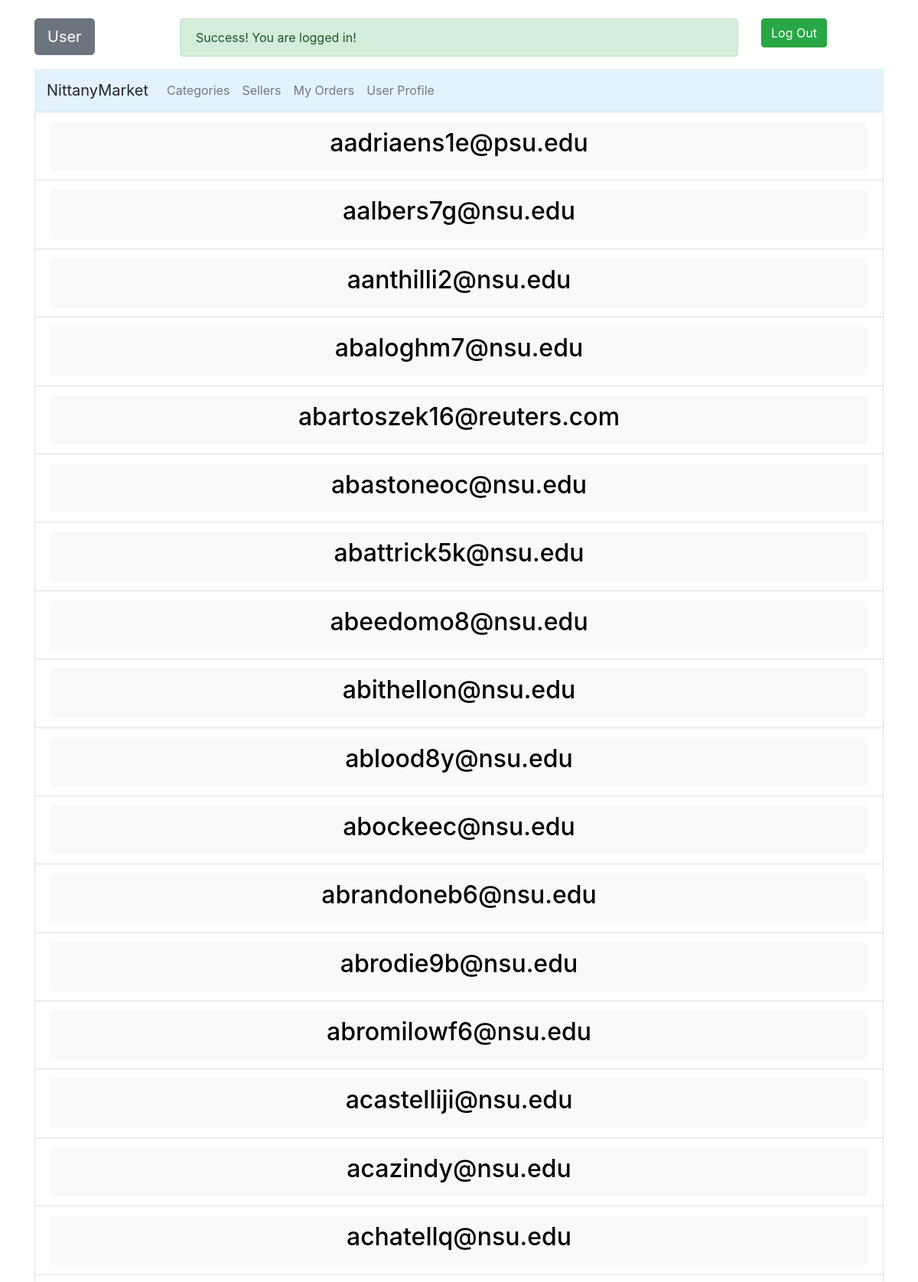
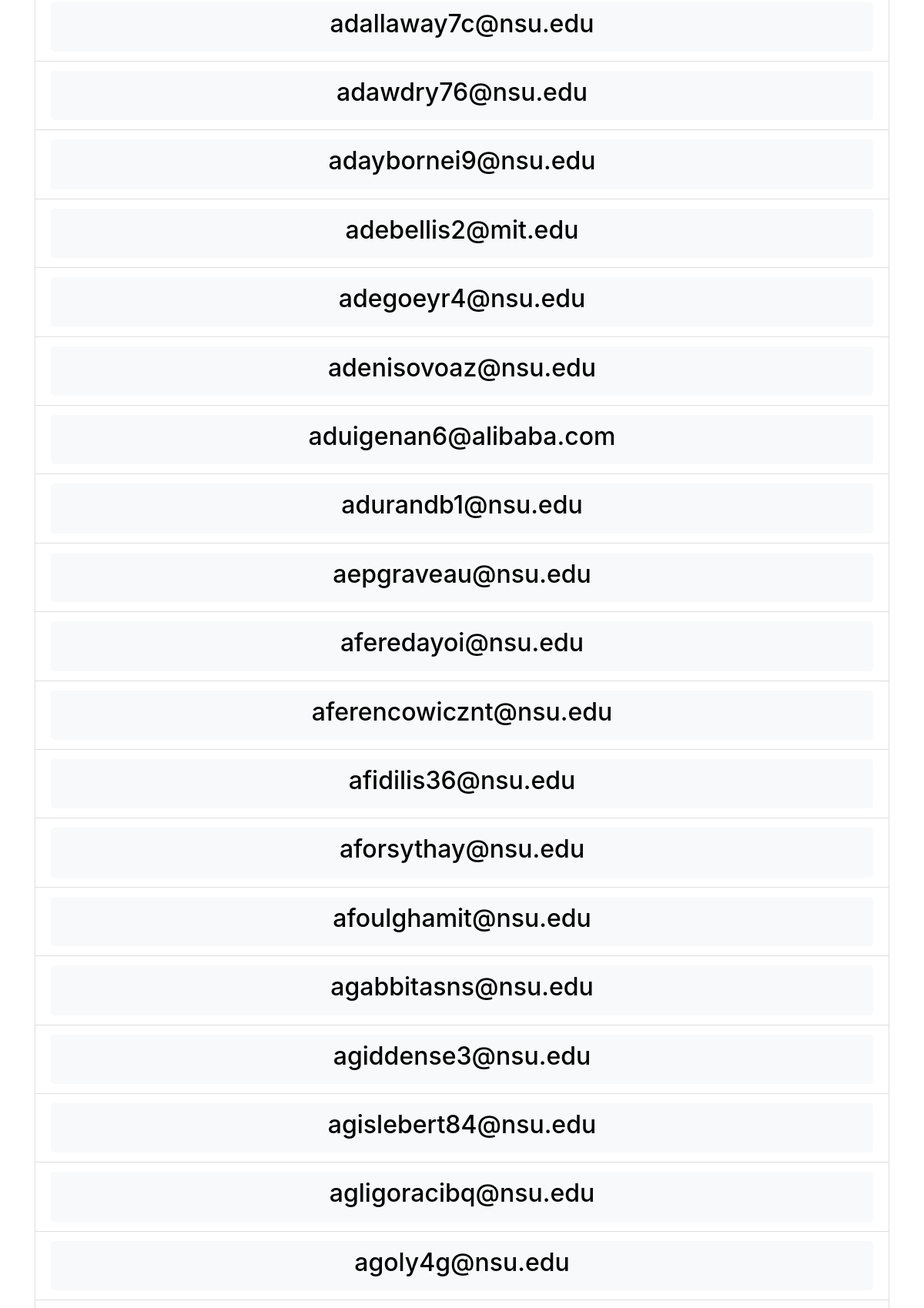
The page /seller_list (upper part) on the database its author committed (2 pictures, top to bottom).
### tables this page shows
CREATE TABLE Sellers(email STRING UNIQUE,routing_number STRING,account_number INTEGER,balance REAL);

### app.py (the view)
@app.route('/seller_list', methods=['POST', 'GET'])
def seller_list():
    connection = sql.connect('database.db')
    cursor = connection.cursor()
    email = request.cookies.get('email')
    result = []
    query_result = cursor.execute('SELECT DISTINCT email FROM Sellers;')
    for row in query_result:
        result.append(row[0].replace("('", "".replace("',)", "")))
    return render_template('seller_list.html', result=result, info=infoPackUp(email))

### app.py (called while the page is built)
def infoPackUp(email):
    info = [email]
    info.append(isBuyer(email))
    info.append(isSeller(email))
    info.append(isAdmin(email))
    info.append(isLocalVendor(email))
    return info

def isAdmin(email):
    connection = sql.connect('database.db')
    cursor = connection.cursor()
    cursor.execute("SELECT * FROM Admin WHERE email=?;", (email, ))
    row = cursor.fetchone()
    if row is None:
        return False
    else:
        return True

def isSeller(email):
    connection = sql.connect('database.db')
    cursor = connection.cursor()
    cursor.execute("SELECT * FROM Sellers WHERE email=?;", (email, ))
    row = cursor.fetchone()
    if row is None:
        return False
    else:
        return True

def isBuyer(email):
    connection = sql.connect('database.db')
    cursor = connection.cursor()
    cursor.execute("SELECT * FROM Buyers WHERE email=?;", (email, ))
    row = cursor.fetchone()
    if row is None:
        return False
    else:
        return True

def isLocalVendor(email):
    connection = sql.connect('database.db')
    cursor = connection.cursor()
    cursor.execute("SELECT * FROM Local_Vendors WHERE email=?;", (email, ))
    row = cursor.fetchone()
    if row is None:
        return False
    else:
        return True

### templates/seller_list.html
{% extends "dashboard.html" %} {% block content %}
<div class="card">
  <ul class="list-group list-group-flush">
    {% for seller_email in result %}
    <li class="list-group-item">
      <button
        type="button"
        class="btn bg-light btn-lg btn-block"
        id="{{seller_email}}"
        onclick="openWindowWithPost('/seller', {'seller_email':this.id})"
      >
        <h2>{{seller_email}}</h2>
      </button>
    </li>
    {% endfor %}
  </ul>
</div>
{% endblock %}

### rows shown on the page
Sellers: email "aadriaens1e@psu.edu"
Sellers: email "aalbers7g@nsu.edu"
Sellers: email "aanthilli2@nsu.edu"
Sellers: email "abaloghm7@nsu.edu"
Sellers: email "abartoszek16@reuters.com"
Sellers: email "abastoneoc@nsu.edu"
Sellers: email "abattrick5k@nsu.edu"
Sellers: email "abeedomo8@nsu.edu"
Sellers: email "abithellon@nsu.edu"
Sellers: email "ablood8y@nsu.edu"
Sellers: email "abockeec@nsu.edu"
Sellers: email "abrandoneb6@nsu.edu"
Sellers: email "abrodie9b@nsu.edu"
Sellers: email "abromilowf6@nsu.edu"
Sellers: email "acastelliji@nsu.edu"
Sellers: email "acazindy@nsu.edu"
Sellers: email "achatellq@nsu.edu"
Sellers: email "adallaway7c@nsu.edu"
Sellers: email "adawdry76@nsu.edu"
Sellers: email "adaybornei9@nsu.edu"
Sellers: email "adebellis2@mit.edu"
Sellers: email "adegoeyr4@nsu.edu"
Sellers: email "adenisovoaz@nsu.edu"
Sellers: email "aduigenan6@alibaba.com"
Sellers: email "adurandb1@nsu.edu"
Sellers: email "aepgraveau@nsu.edu"
Sellers: email "aferedayoi@nsu.edu"
Sellers: email "aferencowicznt@nsu.edu"
Sellers: email "afidilis36@nsu.edu"
Sellers: email "aforsythay@nsu.edu"
Sellers: email "afoulghamit@nsu.edu"
Sellers: email "agabbitasns@nsu.edu"
Sellers: email "agiddense3@nsu.edu"
Sellers: email "agislebert84@nsu.edu"
Sellers: email "agligoracibq@nsu.edu"
Sellers: email "agoly4g@nsu.edu"
